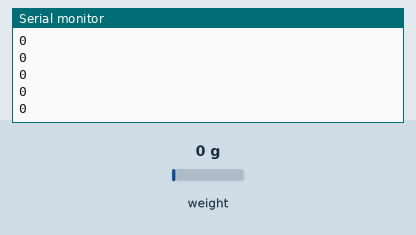
Bench run of a sketch on a simulated Arduino Uno, built with avr-gcc and run on an emulated ATmega328P. Parts: the last lines printed to the serial monitor. The inputs (shaded band) are chosen by the test bench; at power-on: weight on the scale 0 g.

Above: at 2.2 s.
2.3 s: weight on the scale set to 1250 g
At 2.31 s:
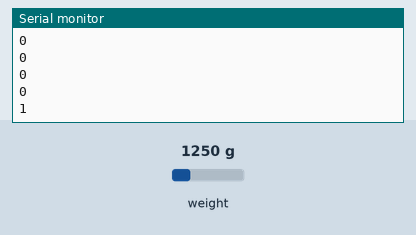
3.8 s: weight on the scale set to 2500 g
At 3.81 s:
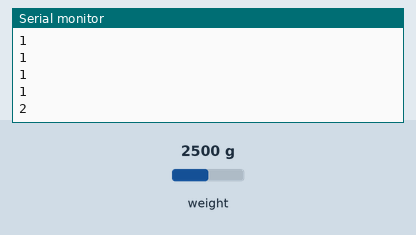
Timing chart, 0 to 6.8 s (numbered marks = the images above; inputs shaded):
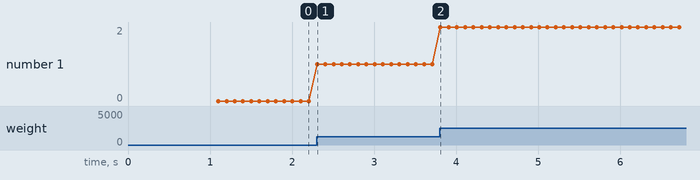

Measured:
- after the input at 2.3 s, the serial monitor: prints a new line at once (image 1)
- after the input at 3.8 s, the serial monitor: prints a new line at once (image 2)
- plotted number 1: 0 → 1 after the input at 2.3 s, 1 → 2 after the input at 3.8 s

The sketch:

SerialSamples.ino
```cpp
/**
 * @file   RecordSamples.ino
 * @author Borja Penuelas
 * @date   16 Jul 2017
 * @brief  Get raw samples from the gauge bridge
 */

// INCLUDES
#include "HX711.h"

//DEFINES
#define CALIBRATION_FACTOR -7050.0 //This value is obtained using the SparkFun_HX711_Calibration sketch

#define DOUT  3
#define CLK  2

// GLOBAL VARIABLES
HX711 gauge(DOUT, CLK);


void setup(){
  Serial.begin(115200);
  // Serial.println("DERIVATIVE FILTER TEST");

  gauge.set_scale(CALIBRATION_FACTOR); //\todo Set correct factor
  gauge.tare();

}


void loop() {
  Serial.print((int)gauge.get_units()); //gauge.get_units() returns a float
  Serial.println();
  // Serial.print(",");
}
```
